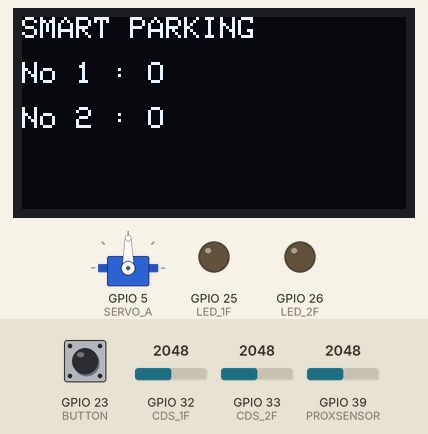
Bench run of a sketch on a simulated ESP32. Shown: servo, 128×64 one-colour display, output pins drawn as LEDs (lit = HIGH). The inputs (shaded band) are chosen by the test bench; at power-on: GPIO 32 (CDS_1F) = 2048, GPIO 33 (CDS_2F) = 2048, GPIO 23 (BUTTON) LOW, GPIO 39 (PROXSENSOR) = 2048. What the sketch prints to the serial monitor is not drawn.

Above: at 1.2 s.
1.3 s: GPIO 32 (CDS_1F) set to 216
2.8 s: GPIO 32 (CDS_1F) set to 183
At 4.4 s:
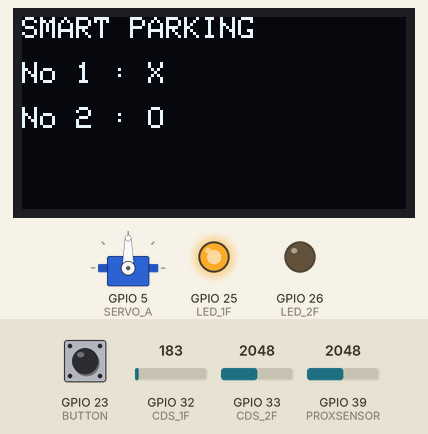
4.7 s: GPIO 33 (CDS_2F) set to 217
6.2 s: GPIO 33 (CDS_2F) set to 183
At 6.7 s:
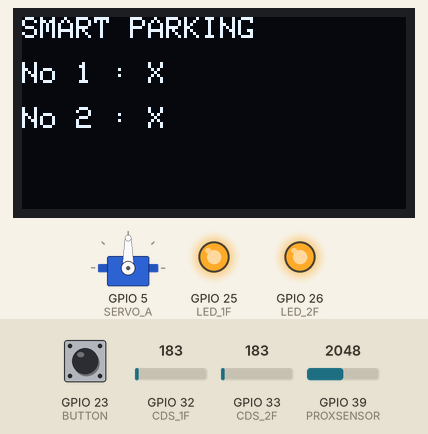
7.8 s: GPIO 32 (CDS_1F) set to 491
At 8.3 s:
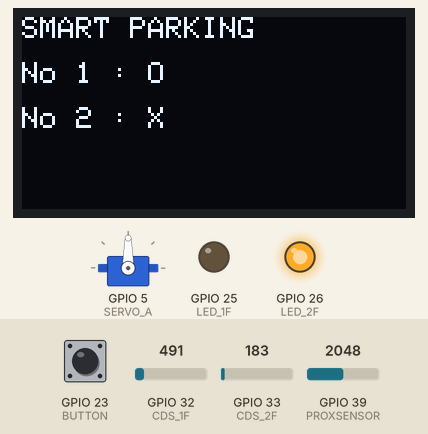
9.4 s: GPIO 23 (BUTTON) pulled HIGH for 0.65 s
At 9.9 s:
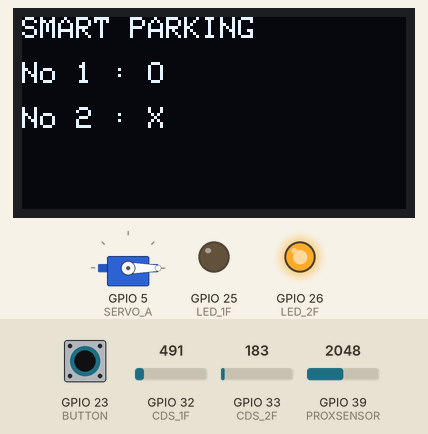
Timing chart, 0 to 14.1 s (numbered marks = the images above; inputs shaded):
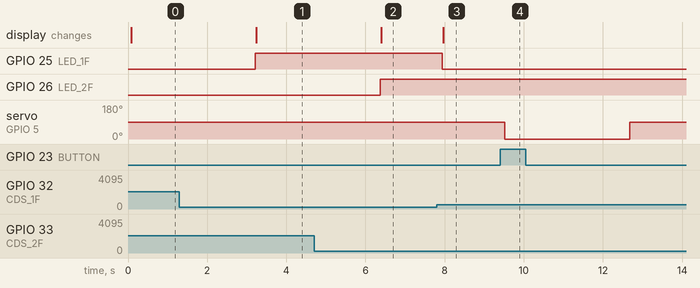

The sketch:

03.smart_parking_oled.ino
```cpp
#include <ESP32Servo.h>
#define SERVO_A 5
Servo servo;

int parking_charge = 1000;
int income = 0;
unsigned long previousTime = 0;

#define BUTTON 23
#define PROXSENSOR 39

// (2) 주차유도시스템 추가
// ***********************************
#define CDS_1F 32
#define CDS_2F 33
#define LED_1F 25
#define LED_2F 26
bool state_1f, state_2f;
// ***********************************

// (3) 디스플레이
// ***********************************
#include <Wire.h>
#include <Adafruit_GFX.h>
#include <Adafruit_SSD1306.h>
#define SCREEN_WIDTH 128
#define SCREEN_HEIGHT 64
#define OLED_RESET     -1
#define SCREEN_ADDRESS 0x3C
Adafruit_SSD1306 display(SCREEN_WIDTH, SCREEN_HEIGHT, &Wire, OLED_RESET);
// ***********************************


void setup() {
  Serial.begin(9600);
  servo.attach(SERVO_A);
  pinMode(BUTTON, INPUT);
  Serial.println("START PARKING SYSTEM");

// (2) 주차유도시스템 추가
// ***********************************
  pinMode(LED_1F, OUTPUT);
  pinMode(LED_2F, OUTPUT);
// ***********************************

// (3) 디스플레이
// ***********************************
  if(!display.begin(SSD1306_SWITCHCAPVCC, SCREEN_ADDRESS)) {
    Serial.println(F("SSD1306 allocation failed"));
    for(;;); // Don't proceed, loop forever
  }
  display.setTextSize(1);      // Normal 1:1 pixel scale
  display.setTextColor(SSD1306_WHITE); // Draw white text
  display.clearDisplay();
  display.display();
// ***********************************

}

void loop() {
  entryControl();
  paymentControl();
  gateControl();

// (2) 주차유도시스템 추가
// ***********************************
  parkingControlSystem();
// ***********************************

// (3) 디스플레이
// ***********************************
  displayControl();
// ***********************************

  delay(500);
}

// (3) 디스플레이
// ***********************************
void displayControl(){
  display.clearDisplay();
  display.setCursor(0,0);
  display.print("SMART PARKING");
  display.setCursor(0,15);
  display.print("No 1 : ");
  display.print(state_1f ? "X" : "O");
  display.setCursor(0,30);
  display.print("No 2 : ");
  display.print(state_2f ? "X" : "O");
  display.display();
}
// ***********************************


// (2) 주차유도시스템 추가
// ***********************************
void parkingControlSystem(){
  int cds_1f_value = analogRead(CDS_1F);
  int cds_2f_value = analogRead(CDS_2F);

  if(cds_1f_value < 200){
    state_1f = true;
  }else{
    state_1f = false;
  }

  if(cds_2f_value < 200){
    state_2f = true;
  }else{
    state_2f = false;
  }

  digitalWrite(LED_1F, state_1f);
  digitalWrite(LED_2F, state_2f);
}
// ***********************************

void entryControl(){
  int prox_value = analogRead(PROXSENSOR);
  if(prox_value > 2500){
    gateOn();
  }
}

void paymentControl(){
  int btn_value = digitalRead(BUTTON);
  if(btn_value){
    gateOn();
    income = income + parking_charge;
    Serial.print("오늘의 수익 : ");
    Serial.print(income);
    Serial.println(" 원");
  }
}

void gateControl(){
  if(millis() - previousTime > 3000){
    gateOff();
  }
}

void gateOn(){
  servo.write(0);
  previousTime = millis();
}

void gateOff(){
  servo.write(90);
}
```

Measured:
- the behaviour switches between 200 and 199 on GPIO 32 (CDS_1F) (found by bisection; images 0 and 1)
- the behaviour switches between 200 and 199 on GPIO 33 (CDS_2F) (found by bisection; images 1 and 2)
- after the input at 1.3 s, every drawn part: stays the same
- after the input at 2.8 s, GPIO 25 (LED_1F): LOW → HIGH after 0.41 s; the display: changes after 0.44 s (image 1)
- after the input at 4.7 s, every drawn part: stays the same
- after the input at 6.2 s, GPIO 26 (LED_2F): LOW → HIGH after 0.17 s; the display: changes after 0.19 s (image 2)
- after the input at 7.8 s, GPIO 25 (LED_1F): HIGH → LOW after 0.15 s; the display: changes after 0.17 s (image 3)
- after the input at 9.4 s, servo on GPIO 5 (SERVO_A): 90° → 0° after 0.12 s, → 90° 3.2 s later
